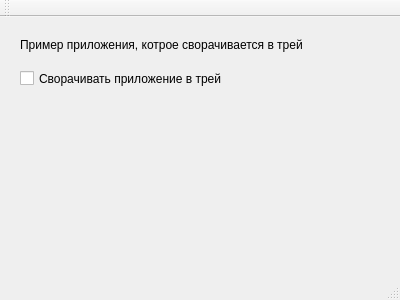
<?xml version="1.0" encoding="UTF-8"?>
<ui version="4.0">
 <class>MainWindow</class>
 <widget class="QMainWindow" name="MainWindow">
  <property name="geometry">
   <rect>
    <x>0</x>
    <y>0</y>
    <width>400</width>
    <height>300</height>
   </rect>
  </property>
  <property name="windowTitle">
   <string>MainWindow</string>
  </property>
  <widget class="QWidget" name="centralWidget">
   <widget class="QLabel" name="label">
    <property name="geometry">
     <rect>
      <x>20</x>
      <y>20</y>
      <width>371</width>
      <height>17</height>
     </rect>
    </property>
    <property name="text">
     <string>&lt;html&gt;&lt;head/&gt;&lt;body&gt;&lt;p&gt;Пример приложения, котрое сворачивается в трей&lt;/p&gt;&lt;/body&gt;&lt;/html&gt;</string>
    </property>
   </widget>
   <widget class="QCheckBox" name="trayCheckBox">
    <property name="geometry">
     <rect>
      <x>20</x>
      <y>50</y>
      <width>281</width>
      <height>23</height>
     </rect>
    </property>
    <property name="text">
     <string>Сворачивать приложение в трей</string>
    </property>
   </widget>
  </widget>
  <widget class="QMenuBar" name="menuBar">
   <property name="geometry">
    <rect>
     <x>0</x>
     <y>0</y>
     <width>400</width>
     <height>22</height>
    </rect>
   </property>
  </widget>
  <widget class="QToolBar" name="mainToolBar">
   <attribute name="toolBarArea">
    <enum>TopToolBarArea</enum>
   </attribute>
   <attribute name="toolBarBreak">
    <bool>false</bool>
   </attribute>
  </widget>
  <widget class="QStatusBar" name="statusBar"/>
 </widget>
 <layoutdefault spacing="6" margin="11"/>
 <resources/>
 <connections/>
</ui>
